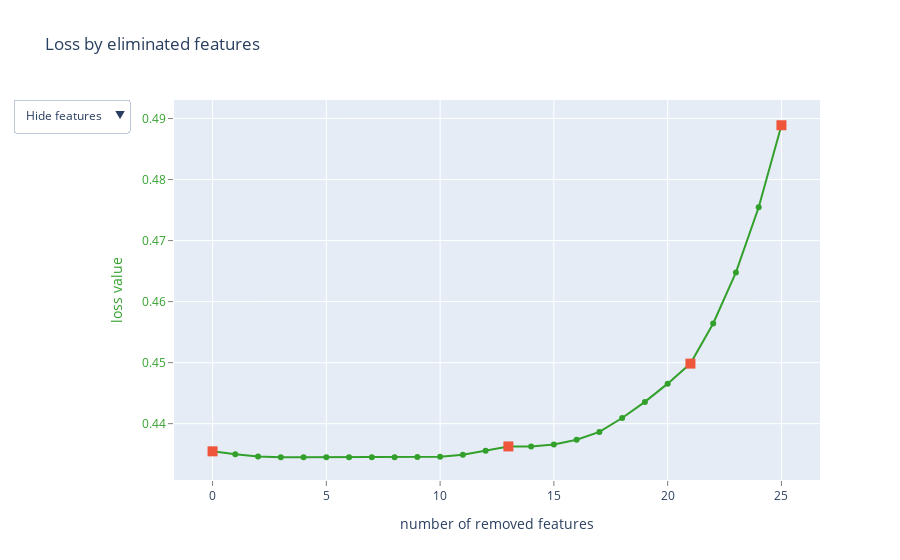

Source (notebook cell):
### Markdown cell above
## Feature Selection

### Code cell
X_train_sel, X_val_sel, y_train_sel, y_val_sel = train_test_split(X_train, y_train, test_size=0.2, stratify=y_train)

feature_names = list(X_train_sel.columns)
train_pool = Pool(X_train_sel, y_train_sel, feature_names=feature_names)
test_pool = Pool(X_val_sel, y_val_sel, feature_names=feature_names)

class_weights = get_class_weights(y_train_sel)
model = CatBoostClassifier(iterations=500, random_seed=SEED, early_stopping_rounds=50, class_weights=class_weights)
num_of_columns_to_select = round(len(X_train.columns) ** (1 / 2))

summary = model.select_features(
    train_pool,
    eval_set=test_pool,
    features_for_select='0-29',
    num_features_to_select=num_of_columns_to_select,
    steps=3,
    algorithm=EFeaturesSelectionAlgorithm.RecursiveByShapValues,
    shap_calc_type=EShapCalcType.Regular,
    train_final_model=True,
    logging_level='Silent',
    plot=True
)

### Figure 1 — Plotly figure (JSON) as saved in the notebook; plotly's stock layout.template omitted (floating-point values rounded to 4 significant figures)
{"data": [{"line": {"color": "rgb(51,160,44)"}, "mode": "lines+markers", "name": "", "text": ["", "is_using_İzleGo_X_is_using_Konuşalım", "is_using_RitimGo_X_is_using_Konuşalım", "is_using_CüzdanX_X_is_using_Konuşalım", "is_using_RitimGo_X_is_using_CüzdanX", "is_using_İzleGo_X_is_using_HızlıPazar", "is_using_CüzdanX_X_is_using_HızlıPazar", "is_using_Konuşalım_X_is_using_HızlıPazar", "is_using_RitimGo_X_is_using_HızlıPazar", "is_using_RitimGo_X_is_using_İzleGo", "is_using_İzleGo_X_is_using_CüzdanX", "is_using_CüzdanX", "is_using_HızlıPazar", "customer_support_calls", "total_avg_call", "yearly_tenure", "data_usage", "is_using_İzleGo", "monthly_charge", "avg_call_duration", "is_using_RitimGo", "roaming_usage", "tenure", "is_using_Konuşalım", "satisfaction_score", "call_drops"], "type": "scatter", "x": [0, 1, 2, 3, 4, 5, 6, 7, 8, 9, 10, 11, 12, 13, 14, 15, 16, 17, 18, 19, 20, 21, 22, 23, 24, 25], "y": [0.4355, 0.435, 0.4346, 0.4345, 0.4345, 0.4345, 0.4345, 0.4345, 0.4345, 0.4345, 0.4346, 0.4349, 0.4356, 0.4363, 0.4363, 0.4366, 0.4374, 0.4387, 0.4409, 0.4436, 0.4466, 0.4498, 0.4564, 0.4648, 0.4755, 0.4889]}, {"marker": {"size": 10, "symbol": "square"}, "mode": "markers", "name": "", "text": ["", "customer_support_calls", "roaming_usage", "call_drops"], "type": "scatter", "x": [0, 13, 21, 25], "y": [0.4355, 0.4363, 0.4498, 0.4889]}, {"mode": "text", "name": "", "text": ["", "23", "20", "25", "19", "24", "26", "27", "21", "18", "22", "14", "16", "11", "29", "28", "4", "13", "6", "3", "17", "5", "1", "15", "12", "10"], "textfont": {"color": "rgb(51,160,44)", "family": "sans serif", "size": 18}, "textposition": "bottom center", "type": "scatter", "visible": false, "x": [0, 1, 2, 3, 4, 5, 6, 7, 8, 9, 10, 11, 12, 13, 14, 15, 16, 17, 18, 19, 20, 21, 22, 23, 24, 25], "y": [0.4355, 0.435, 0.4346, 0.4345, 0.4345, 0.4345, 0.4345, 0.4345, 0.4345, 0.4345, 0.4346, 0.4349, 0.4356, 0.4363, 0.4363, 0.4366, 0.4374, 0.4387, 0.4409, 0.4436, 0.4466, 0.4498, 0.4564, 0.4648, 0.4755, 0.4889]}, {"mode": "text", "name": "", "text": ["", "is_using_İzleGo_X_is_using_Konuşalım", "is_using_RitimGo_X_is_using_Konuşalım", "is_using_CüzdanX_X_is_using_Konuşalım", "is_using_RitimGo_X_is_using_CüzdanX", "is_using_İzleGo_X_is_using_HızlıPazar", "is_using_CüzdanX_X_is_using_HızlıPazar", "is_using_Konuşalım_X_is_using_HızlıPazar", "is_using_RitimGo_X_is_using_HızlıPazar", "is_using_RitimGo_X_is_using_İzleGo", "is_using_İzleGo_X_is_using_CüzdanX", "is_using_CüzdanX", "is_using_HızlıPazar", "customer_support_calls", "total_avg_call", "yearly_tenure", "data_usage", "is_using_İzleGo", "monthly_charge", "avg_call_duration", "is_using_RitimGo", "roaming_usage", "tenure", "is_using_Konuşalım", "satisfaction_score", "call_drops"], "textfont": {"color": "rgb(51,160,44)", "family": "sans serif", "size": 18}, "textposition": "bottom center", "type": "scatter", "visible": false, "x": [0, 1, 2, 3, 4, 5, 6, 7, 8, 9, 10, 11, 12, 13, 14, 15, 16, 17, 18, 19, 20, 21, 22, 23, 24, 25], "y": [0.4355, 0.435, 0.4346, 0.4345, 0.4345, 0.4345, 0.4345, 0.4345, 0.4345, 0.4345, 0.4346, 0.4349, 0.4356, 0.4363, 0.4363, 0.4366, 0.4374, 0.4387, 0.4409, 0.4436, 0.4466, 0.4498, 0.4564, 0.4648, 0.4755, 0.4889]}], "layout": {"showlegend": false, "title": {"text": "Loss by eliminated features"}, "updatemenus": [{"active": 0, "buttons": [{"args": [{"visible": [true, true, false, false]}], "label": "Hide features", "method": "update"}, {"args": [{"visible": [true, true, true, false]}], "label": "Show indices", "method": "update"}, {"args": [{"visible": [true, true, false, true]}], "label": "Show names", "method": "update"}], "pad": {"r": 10, "t": 10}, "showactive": true, "x": -0.25, "xanchor": "left", "y": 1.03, "yanchor": "top"}], "xaxis": {"gridcolor": "rgb(255,255,255)", "showgrid": true, "showline": false, "showticklabels": true, "tickcolor": "rgb(127,127,127)", "ticks": "outside", "title": {"text": "number of removed features"}, "zeroline": false}, "yaxis": {"gridcolor": "rgb(255,255,255)", "showgrid": true, "showline": false, "showticklabels": true, "tickcolor": "rgb(127,127,127)", "tickfont": {"color": "rgb(51,160,44)"}, "ticks": "outside", "title": {"font": {"color": "rgb(51,160,44)"}, "text": "loss value"}, "zeroline": false}}}
